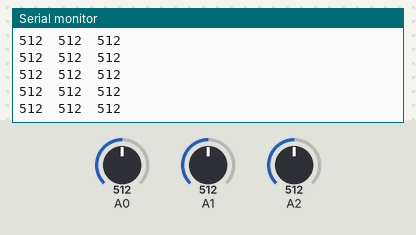
The sketch below on a simulated Arduino Mega 2560, built with avr-gcc and run on an emulated ATmega2560. Parts: the last lines printed to the serial monitor. The inputs (shaded band) are chosen by the test bench; at power-on: A0 = 512, A1 = 512, A2 = 512.

Above: at 1.2 s.
1.3 s: A0 set to 716
At 1.49 s:
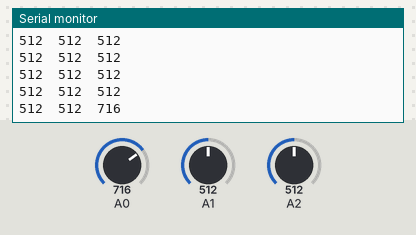
2.8 s: A1 set to 716
At 2.85 s:
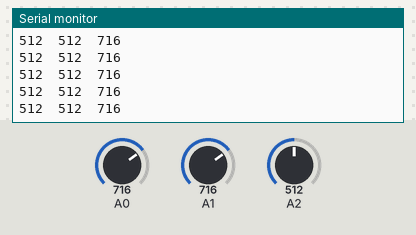
4.3 s: A2 set to 716
At 4.36 s:
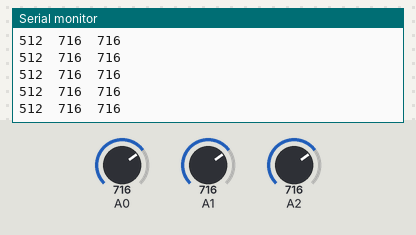
5.8 s: A0 set to 810
At 5.86 s:
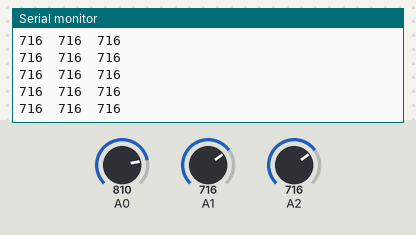
7.3 s: A1 set to 810
At 7.37 s:
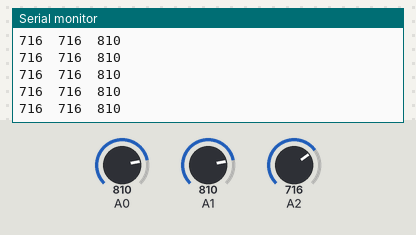
8.8 s: A2 set to 810
At 8.88 s:
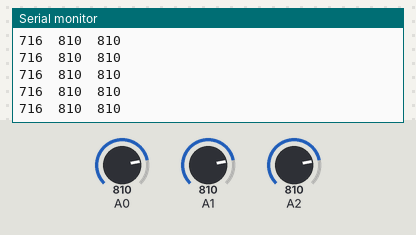
Timing chart, 0 to 11.3 s (numbered marks = the images above; inputs shaded):
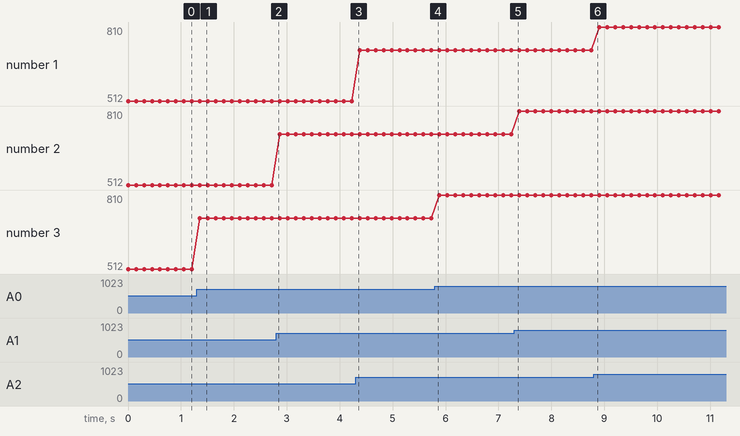

Measured:
- after the input at 1.3 s, the serial monitor: prints a new line after 0.06 s (image 1)
- plotted number 3: 512 → 716 after the input at 1.3 s, 716 → 810 after the input at 5.8 s

The sketch:

megayaokong.ino
```cpp
#include <Wire.h>
int reada = 0;
int readjg = 0;
int anniu1 = 0;
int anniujiasu = 0;
unsigned long time1 = 0;
int showx = 1;
int jtwz1 = 1;
bool readyes = 0;

void setup() {
  Wire.begin();
  Serial.begin(9600);
  Serial3.begin(38400);
}

void loop() {
//anniu();
panduan();
}

void zigbeesend(int zbsj)
{
  Serial3.write(201);
  Serial3.write(zbsj);
}
/*void anniu()
{
  int s1, s2, s3;
  s1 = analogRead(A2);
  s2 = analogRead(A1);
  s3 = analogRead(A0);
    Serial.print(s1); Serial.print("  ");
    Serial.print(s2); Serial.print("  ");
    Serial.println(s3);
  if (s1 < 10 || s2 < 200 || s2 > 800 || s3 < 200 || s3 > 800)
  {
    time1 = millis();
    while (1)
    {
      s1 = analogRead(A2);
      s2 = analogRead(A1);
      s3 = analogRead(A0);

      if (s2 < 300 && anniu1 != 1) anniu1 = 2;//shang
      if (s2 > 700 && anniu1 != 1) anniu1 = 3;//xia
      if (s3 < 300 && anniu1 != 1) anniu1 = 4;//zuo
      if (s3 > 700 && anniu1 != 1) anniu1 = 5;//you
      if (s1 < 50) anniu1 = 1;//anjian

      if (millis() > time1 + 300 - anniujiasu * 10) {
        anniujiasu = anniujiasu + 5;
        if (anniujiasu > 20)anniujiasu = 20;
        break;
      }
      if (s1 > 30 && s2 > 200 && s2 < 800 && s3 > 200 && s3 < 800) {
        anniujiasu = 0;
        break;
      }
    }
  }
  else anniujiasu = 0;
  delay(10);
}*/

void panduan(){
   int s1, s2, s3;
  s1 = analogRead(A2);
  s2 = analogRead(A1);
  s3 = analogRead(A0);
    Serial.print(s1); Serial.print("  ");
    Serial.print(s2); Serial.print("  ");
    Serial.println(s3);
if(s2 < 100 ){
zigbeesend(2);
delay(100);
}
else if(s2 > 800){
zigbeesend(3);
delay(100);
}
else if(s3 < 20 ){
zigbeesend(4);
delay(100);
}
else if(s3 > 800 ){
zigbeesend(5);
delay(100);
}
else if(s1 == 0){
zigbeesend(1);
delay(100);
}
else{
zigbeesend(0);
delay(100);
}
delay(50);
}
```
